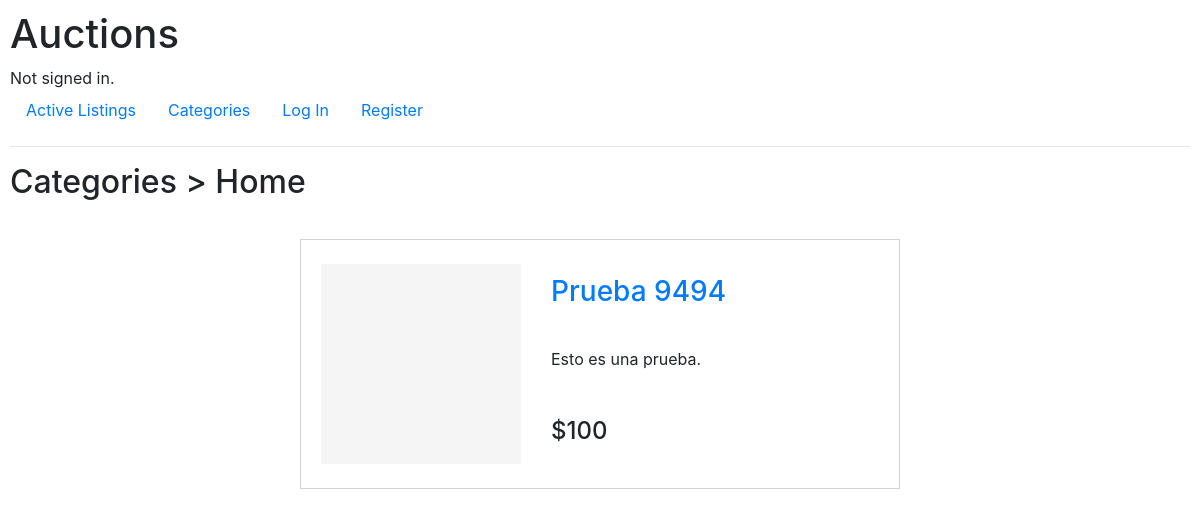
/categories/Home, run on the app's committed database.
### auctions/models.py (models this page shows, shortened)
class Category(models.Model):
    name = models.CharField(max_length=64)

class Listing(models.Model):
    seller = models.ForeignKey(
        User, on_delete=models.CASCADE, related_name="listings")
    title = models.CharField(max_length=64)
    description = models.TextField(max_length=5000)
    category = models.ForeignKey(
        Category, on_delete=models.CASCADE, related_name="listings")
    image_url = models.URLField(blank=True)
    starting_bid = models.PositiveIntegerField()
    active = models.BooleanField()

### auctions/views.py (the view)
# urls.py: path("categories/<str:category_name>", views.category, name="category")
def category(request, category_name):
    category = Category.objects.get(name=category_name)
    listings = category.listings.filter(active=True).all()
    active_listings = get_active_listings(listings)
    return render(request, "auctions/category.html", {
        "category": category,
        "active_listings": active_listings
    })

### auctions/util.py (called while the page is built)
def get_active_listings(listings):
    active_listings = []
    for listing in listings:
        active_listing = {
            "id": listing.id,
            "title": listing.title,
            "description": listing.description,
            "image_url": listing.image_url,
            "current_bid": listing.starting_bid
        }
        if listing.bids.all():
            highest_bid = listing.bids.aggregate(Max("bid_ammount"))[
                "bid_ammount__max"]
            if highest_bid >= listing.starting_bid:
                active_listing["current_bid"] = highest_bid
        active_listings.append(active_listing)
    return active_listings

### auctions/templates/auctions/category.html
{% extends "auctions/layout.html" %}
{% block body %}
    <h2>Categories > {{ category.name }}</h2>
    {% if active_listings %}
        <ul id="active-listings">
            {% for listing in active_listings %}
                <li>
                    <a href="{% url 'listing' id=listing.id %}">
                    {% if listing.image_url %}
                        <img src="{{ listing.image_url }}" alt="{{ listing.title }}" width="200" height="200">
                    {% else %}
                        <div class="no-img"></div>
                    {% endif %}
                    </a>
                    <div class="info">
                        <h3>
                            <a href="{% url 'listing' id=listing.id %}">
                                {{ listing.title }}
                            </a>
                        </h3>
                        <p>{{ listing.description }}</p>
                        <h4>${{ listing.current_bid }}</h4>
                    </div>
                </li>
            {% endfor %}
        </ul>
    {% else %}
        <h2>No listings yet.</h2>
    {% endif %}
{% endblock %}

### auctions/static/auctions/styles.css (style rules this page uses)
html { height: 100%; }
body { padding: 10px; height: 100%; }
#active-listings { display: flex; flex-wrap:wrap; flex-direction: row; justify-content: space-around; width: 100%; list-style-type: none; padding: 0; }
#active-listings li { position: relative; display: flex; border: solid 1px lightgray; padding: 20px; margin: 30px 0; width: 600px; height: 250px; max-width: 700px; }
#active-listings .info { display: flex; flex-direction: column; align-content: flex-end; justify-content: space-around; padding-left: 30px; }
#active-listings .info p { overflow-y: auto; }
#active-listings li a { display: flex; }
#active-listings .no-img { width: 200px; height: 200px; background-color: #f5f5f5; align-self: center; }

### data on the page
Category: name "Home"
Listing: title "Prueba 9494", description "Esto es una prueba."

### other printed values
{{ listing.current_bid }} "100"
